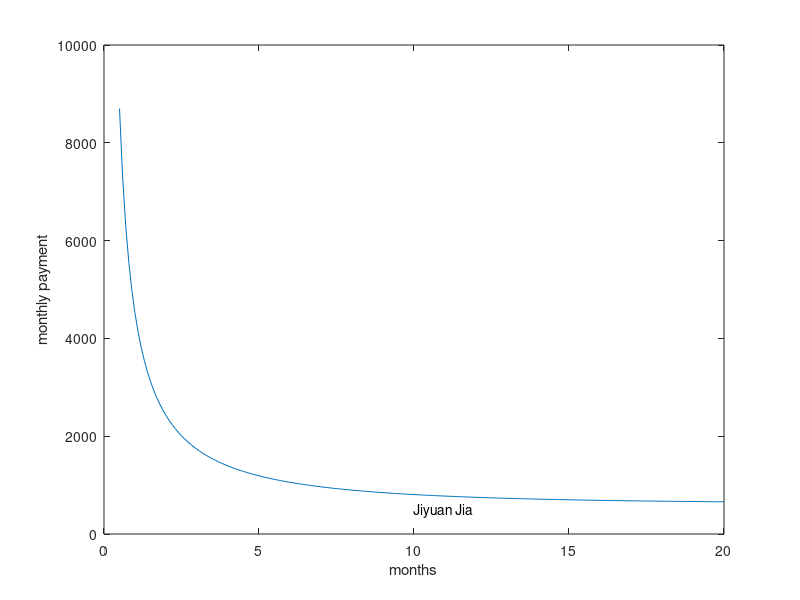
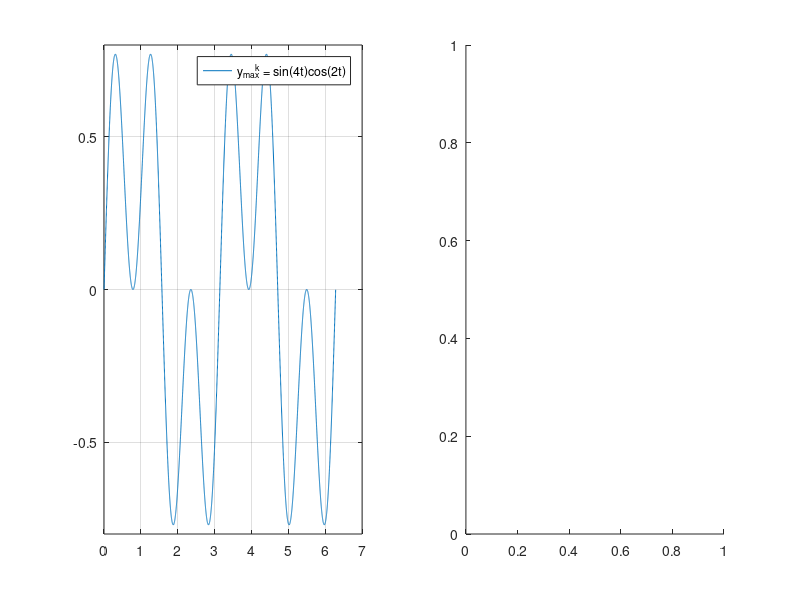

The MATLAB script that drew these images, in order: (Note: this script raises an error after producing the figures.)
%% JIA Jiyuan 20210115 HW#1 Class 01
clear;clc;

%% Problem 1:
%monthly payment calculator
clear;clc
N=0.5:0.1:20;     %number of years 
r=0.15;           %interest rate in percentage 
L=50000;          %loan amount in Dollar
p=r*L*power((1+r/12),12*N)./(12*(power((1+r/12),12*N)-1));   %formula for monthly payment

figure(1)
plot(N,p); %plot fogure
xlabel("months"); %xlabel
ylabel("monthly payment"); %ylabel
text(10,500,"Jiyuan Jia"); %text on

%% Problem 2:
clear;clc
A = [20 4 2 6; 6 37 2 3; 8 5 9 9]  %matrix A
x1 = A(1,:)         %first row of A to a vector called x1 
y = A(end-1:end,:)  %last 2 rows of A to an array called y
B = A(:,2:2:end)    %even-numbered columns of A to an array called B
C = A'              %transpose of A to C 
reciprocal = 1./A   %reciprocal of each element o
A(3,2)=100          %change the number in column 2, row 3 of A to 100

%% Problem 3:
clear;clc
t = 0:0.001:2*pi;           %set independent variable
y = sin(4*t).*cos(2*t);     %set dependent variable
figure(2);                  %set figure
subplot(1,2,1);             %set subplot format
plot(t,y);                  %plot normal plot
grid on;                    %set grid on 
legend('y_m_a_x^k = sin(4t)cos(2t)') %set legend
axis([0,7,-0.8,0.8]);

subplot(1,2,2);             %set subplot format
polarplot(t,y);             %plot polar plot
text(0,0,"Jia Jiyuan");     %set text

%% Problem 4:
clear;clc
lengthInch = input("Enter a number:");  %input block
% lengthInch = 5                            %input block for publishing
lengthCentimeters = lengthInch*2.54;    %convert inch into centimeter
lengthMilimeters = lengthInch*2.54*10;  %convert inch into milimeter
fprintf("%.2f inches is %.2f cm\n",lengthInch,lengthCentimeters); %print out result
disp([num2str(lengthInch,'%.2f') ' inches is also ' num2str(lengthMilimeters,'%.2f') ' mm']);  %print out result

%% Problem 5:
clear;clc
N = logspace(4,8);              %independent variable for D/\epsilon !=0
p = [20 100 1000 10000 100000]; %parameter
figure(3);
for li = 1:1:5                  %draw the figures for different parameters
    f = 0.25./((log10(1./(3.7.*p(li))+5.74./(N.^0.9))).^2);  %the formula to get f
    loglog(N,f,'DisplayName',"D/\epsilon = " + num2str(p(li))) %plot and lengend
    hold on
end

N = logspace(2.8,3.3);          %independent variable forlaminar flow
loglog(N,64./N,'DisplayName',"Laminar flow") %plot and legend
hold off 
axis([10^2.8,10^8,10^-2.1,10^-1]) %axis limited
grid on
title("Moody's Diagram")        %title
xlabel("Reynolds Number N_R");  %xlabel
ylabel("Friction Factor f");    %ylabel
legend     %legend on
text(10^3,10^-2,"Jia Jiyuan")  %text

%% Problem 6:
clear;clc
x = -2:0.1:2;  %independent variable x
y = -2:0.1:2;  %independent variable y
[xgrid, ygrid] = meshgrid(x,y); %meshgrid for surf
zgrid = 50*(ygrid.^2).*exp(-xgrid.^2-0.5*ygrid.^2); %obtain zgrid
figure(4);
surf(xgrid,ygrid,zgrid);    %draw the figure
title("My Plot Title Jia Jiyuan"); %title
zlabel("f(x,y) = 50y^2e^{-x^2-0.5y^2}") %give the label
